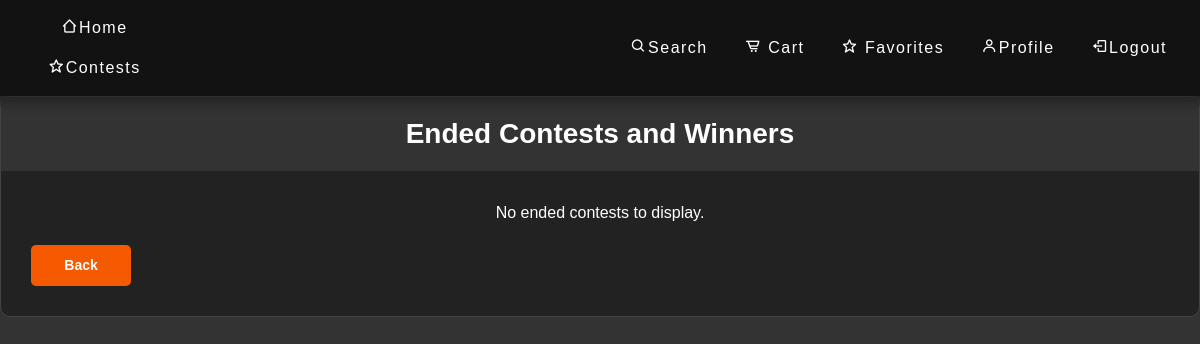
Before: /ended_contests (signed in) with the older database file.
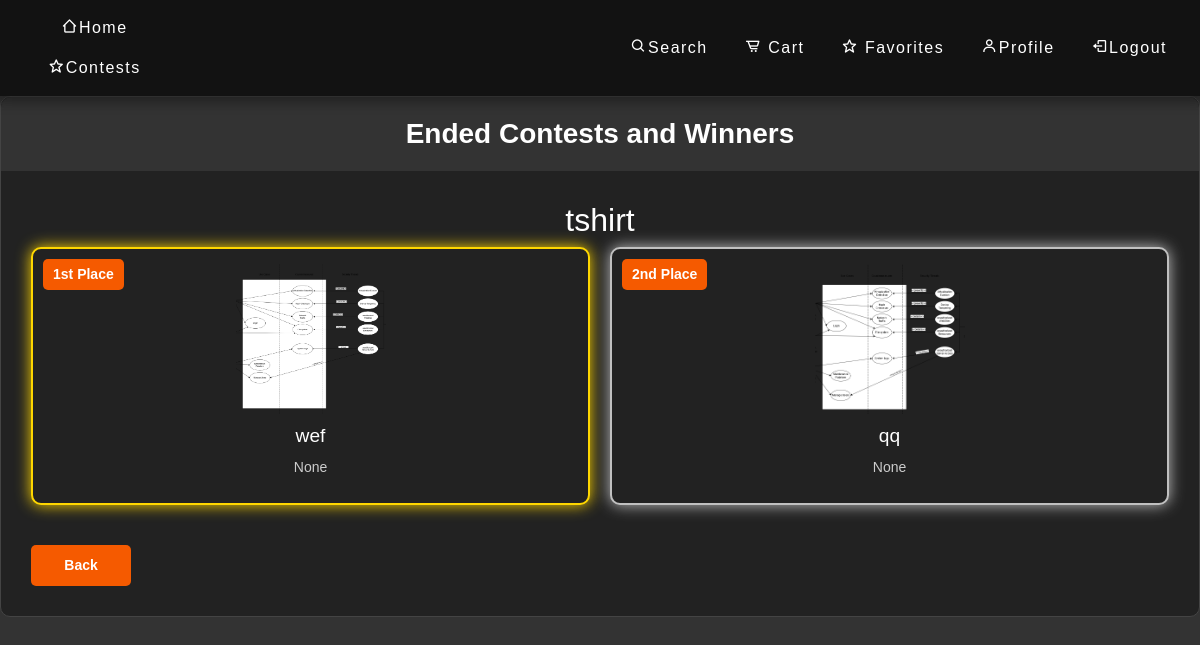
After: the same page with the newer database file.
### app_org/models.py (models this page shows)
class Contest(db.Model):
    id = db.Column(db.Integer, primary_key=True)
    name = db.Column(db.String(100), nullable=False)
    is_active = db.Column(db.Boolean, default=True)
    submissions = db.relationship('Submission', backref='contest', lazy=True)

class Submission(db.Model):
    id = db.Column(db.Integer, primary_key=True)
    name = db.Column(db.String(100))
    description = db.Column(db.String(1000))
    image = db.Column(db.String(100), nullable=False)
    approved = db.Column(db.Boolean, default=False)
    votes = db.Column(db.Integer, default=0)
    user_id = db.Column(db.Integer, db.ForeignKey('user.id'), nullable=False)
    user = db.relationship('User', backref=db.backref('submissions', lazy=True))
    contest_id = db.Column(db.Integer, db.ForeignKey('contest.id'), nullable=False)

### app_org/main.py (the view)
@main.route('/ended_contests', methods=['GET'])
@login_required
def ended_contests():
    user = User.query.filter_by(id=current_user.id).first()
    if user.isAdmin:
        return redirect(url_for('main.ended_contests_admin'))
    ended_contests = Contest.query.filter_by(is_active=False).all()
    return render_template('ended_contests.html', ended_contests=ended_contests)

### app_org/templates/ended_contests.html (shortened to what this page needs)
{% extends 'base.html' %}
{% block styles %}
<link rel="stylesheet" href="{{ url_for('static', filename='css/contests.css') }}">
{% endblock %}
{% block content %}
{% include 'navbar.html' %}
<div class="contests-container">
    <header>
        <h1>Ended Contests and Winners</h1>
    </header>
    {% if not ended_contests %}
    <p>No ended contests to display.</p>
    {% else %}
    {% for contest in ended_contests %}
    <div class="ended-contest">
        <h2>{{ contest.name }}</h2>
        <div class="submissions-grid">
            {% for submission in (contest.submissions | selectattr('approved') | list | sort(reverse=True, attribute='votes'))[:3] %}
            <div class="submission {% if loop.index0 == 0 %}first{% elif loop.index0 == 1 %}second{% elif loop.index0 == 2 %}third{% endif %}">
                <div class="position-label">{{ loop.index0 + 1 }}{% if loop.index0 == 0 %}st{% elif loop.index0 == 1 %}nd{% elif loop.index0 == 2 %}rd{% else %}th{% endif %} Place</div>
                <img src="{{ url_for('static', filename='assets/' + submission.image) }}" alt="Submission T-shirt">
                <h3 class="submission-title">{{ submission.name | default('T-shirt Submission') }}</h3>
                <p class="submission-description">{{ submission.description | default('A custom T-shirt design') }}</p>
            </div>
            {% endfor %}
        </div>
    </div>
    {% endfor %}
    {% endif %}
    <div class="action-buttons">
        <button class="back-btn" onclick="history.back()">Back</button>
    </div>
</div>
{% endblock %}

### app_org/templates/base.html (shortened to what this page needs)
<!DOCTYPE html>
<html lang="en">
    <head>
        <link
            href="https://cdn.jsdelivr.net/npm/bootstrap@5.2.3/dist/css/bootstrap.min.css"
            rel="stylesheet"
        />
        <link rel="stylesheet" href="{{ url_for('static', filename='css/style.css') }}">
        {% block styles %} {% endblock %}
    </head>
    <body>
        {% block content %}
        {% endblock %}
    </body>
</html>

### app_org/templates/navbar.html (shortened to what this page needs)
<link href='https://unpkg.com/boxicons@2.1.4/css/boxicons.min.css' rel='stylesheet'>
<nav class="navbar navbar-expand-lg navbar-dark fixed-top">
  <div class = "botao">
    <ul class="navbar-nav ms-auto">
      <li class="nav-item">
        <button class="btn btn-light btn-lg" onclick="location.href='/'">
          <i class='bx bx-home-alt-2' ></i>Home
        </button>
        <button class="btn btn-light btn-lg" onclick="location.href='/contests'">
          <i class='bx bx-star' ></i>Contests
        </button>
      </li>
    </ul>
  </div>
  <div class="container nav-cont">
    <div class="collapse navbar-collapse" id="navbarNav">
      <ul class="navbar-nav ms-auto">
        <li class="nav-item">
          <button class="btn btn-light btn-lg" onclick="location.href='/search'">
            <i class='bx bx-search' ></i>Search
          </button>
        <li class="nav-item">
          <button class="btn btn-light btn-lg" aria-current="page" onclick="location.href='/cart'">
            <i class='bx bx-cart-alt' ></i></i> Cart
          </button>
        </li>
        <li class="nav-item">
          <button class="btn btn-light btn-lg" onclick="location.href='/favorites'">
            <i class='bx bx-star' ></i> Favorites
          </button>
        </li>
        <li class="nav-item">
          <button class="btn btn-light btn-lg" onclick="location.href='/profile'">
            <i class='bx bx-user'></i>Profile
          </button>
        </li>
        <li class="nav-item">
          <button class="btn btn-light btn-lg" onclick="location.href='/logout'">
            <i class='bx bx-log-out' ></i>Logout
          </button>
        </li>
      </ul>
    </div>
  </div>
</nav>
<div class="container-fluid" style="padding-top: 3.5rem;">
</div>

### app_org/static/css/style.css (style rules this page uses)
body { background-color: #3b3b3b; color: #ffffff; text-align: center; }
.navbar { box-shadow: 0 2px 10px 5px #12121270; background-color: #121212; display: flex; justify-content: flex-start; }
.navbar .navbar-nav .nav-item { margin-right: 5px; }
.botao button { color: #ffffff; font-weight: 400; font-size: 100%; letter-spacing: 1.5px; background-color: transparent; border: none; }
.navbar .nav-item button { color: #ffffff; font-weight: 400; font-size: 100%; letter-spacing: 1.5px; background-color: transparent; border: none; }

### app_org/static/css/contests.css (style rules this page uses)
body { font-family: Arial, sans-serif; background-color: #333; margin: 0; padding: 0; color: #fff; }
.contests-container { max-width: 1200px; margin: 40px auto; background-color: #222; border-radius: 10px; border: 1px solid #444; padding: 30px; }
.ended-contest { margin-bottom: 40px; }
header { background-color: #333; color: white; padding: 20px; text-align: center; border-radius: 10px 10px 0 0; margin: -30px -30px 30px -30px; }
h1 { margin: 0; font-size: 28px; font-weight: bold; }
.submissions-grid { display: grid; grid-template-columns: repeat(auto-fit, minmax(200px, 1fr)); gap: 20px; margin-bottom: 20px; }
.submission { text-align: center; background-color: #222; border: 1px solid #444; border-radius: 10px; padding: 15px; transition: transform 0.3s, box-shadow 0.3s; position: relative; animation: slideUp 0.5s ease forwards; }
.submission img { width: 150px; height: 150px; object-fit: cover; border-radius: 5px; cursor: pointer; }
.submission-title { color: #fff; margin: 10px 0; font-size: 1.2rem; }
.submission-description { font-size: 14px; color: #ccc; margin: 10px 0; }
.position-label { position: absolute; top: 10px; left: 10px; background-color: #f55a00; color: #fff; padding: 5px 10px; border-radius: 5px; font-size: 14px; font-weight: bold; display: none; }
.submission.first .position-label, .submission.second .position-label, .submission.third .position-label { display: block; }
.submission.first { border: 2px solid #FFD700; box-shadow: 0 0 15px #FFD700; }
.submission.second { border: 2px solid #C0C0C0; box-shadow: 0 0 15px #C0C0C0; }
.action-buttons { display: flex; justify-content: space-between; margin-top: 20px; }
.back-btn { background-color: #f55a00; color: #fff; padding: 10px 15px; border: none; border-radius: 5px; font-size: 14px; font-weight: 600; cursor: pointer; transition: background-color 0.3s ease, transform 0.3s ease; width: 100px; }

Changed rows visible on the page:
added Contest: name "tshirt"
now on this page (row edited): Submission: shows "st", image (picture), name "wef", description "None"
now on this page (row edited): Submission: shows "nd", image (picture), name "qq", description "None"
Other visible differences:
text no longer shown: "No ended contests to display."
